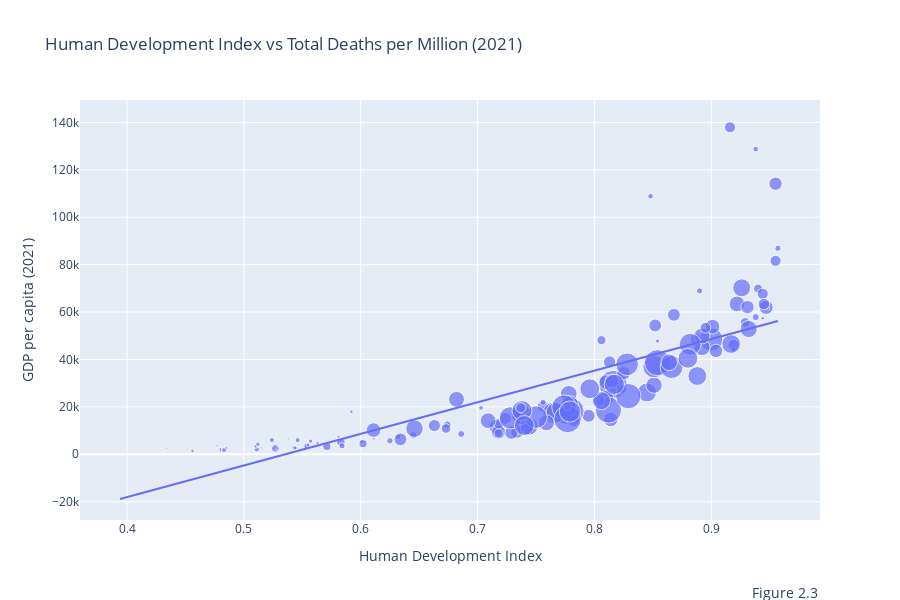

Notebook code cell kept with this figure:
### Markdown cell above
#### Argument 3:

### Code cell
import pandas as pd
import plotly.express as px

# Read the datasets
covid_df = pd.read_csv('owid-covid-data.csv')
gdp_df = pd.read_csv('GDP-data.csv', skiprows=4)

# Convert 'date' column to datetime
covid_df['date'] = pd.to_datetime(covid_df['date'])

# Extract data for 2021 and 2020
covid_2021_df = covid_df[covid_df['date'].dt.year == 2021]
covid_2020_df = covid_df[covid_df['date'].dt.year == 2020]

# Find the last available date for each location in 2021 and 2020
last_dates_2021 = covid_2021_df.groupby('location')['date'].idxmax()
last_dates_2020 = covid_2020_df.groupby('location')['date'].idxmax()

# Filter the dataframe to only include rows with the last available date for each location
covid_last_2021 = covid_2021_df.loc[last_dates_2021]
covid_last_2020 = covid_2020_df.loc[last_dates_2020]

# Select required columns
covid_deaths_2021 = covid_last_2021[['location', 'total_deaths_per_million']]
covid_deaths_2020 = covid_last_2020[['location', 'total_deaths_per_million']]

# Merge 2020 and 2021 data on location
covid_deaths = pd.merge(covid_deaths_2021, covid_deaths_2020, on='location', suffixes=('_2021', '_2020'))

# Calculate the difference in total deaths per million between 2021 and 2020
covid_deaths['total_deaths_per_million_2021'] = covid_deaths['total_deaths_per_million_2021'] - covid_deaths['total_deaths_per_million_2020']

# Preprocess GDP data
gdp_df = gdp_df.rename(columns={'Country Name': 'location'})

# Merge GDP data with COVID data
df = pd.merge(gdp_df, covid_deaths, on='location', how='inner')

# Add other required columns from the covid_last_2021 data
other_columns = covid_last_2021[['location', 'continent', 'median_age', 'people_vaccinated_per_hundred', 'total_tests_per_thousand', 'human_development_index', 'population_density', 'icu_patients_per_million']]
df = pd.merge(df, other_columns, on='location', how='inner')

# Handle NaN values in the '2021' (GDP per capita) column
df['2021'] = df['2021'].replace('..', float('nan')).astype(float)
df = df.dropna(subset=['2021', 'total_deaths_per_million_2021'])

fig4 = px.scatter(
    df,
    x="human_development_index",
    y="2021",
    size="total_deaths_per_million_2021",
    hover_name="location",
    trendline='ols',
    title="Human Development Index vs Total Deaths per Million (2021)",
    labels={
        "human_development_index": "Human Development Index",
        "2021": "GDP per capita (2021)"
    },
    height=600
)
fig4.add_annotation(text="Figure 2.3", xref="paper", yref="paper", x=1, y=-0.2, showarrow=False, align="center", font=dict(size=14))

### Figure 1 — Plotly figure (JSON) as saved in the notebook; plotly's stock layout.template omitted (floating-point values rounded to 4 significant figures; data arrays with more than 128 entries replaced by an {"elided": "..."} marker saying what was removed)
{"data": [{"hovertemplate": "<b>%{hovertext}</b><br><br>Human Development Index=%{x}<br>GDP per capita (2021)=%{y}<br>total_deaths_per_million_2021=%{marker.size}<extra></extra>", "hovertext": {"elided": "163 str values"}, "legendgroup": "", "marker": {"color": "#636efa", "size": {"elided": "163 float values"}, "sizemode": "area", "sizeref": 8.628, "symbol": "circle"}, "mode": "markers", "name": "", "orientation": "v", "showlegend": false, "type": "scatter", "x": {"elided": "163 float values"}, "xaxis": "x", "y": {"elided": "163 float values"}, "yaxis": "y"}, {"hovertemplate": "<b>OLS trendline</b><br>2021 = 133369 * human_development_index + -71410.8<br>R<sup>2</sup>=0.622125<br><br>Human Development Index=%{x}<br>GDP per capita (2021)=%{y} <b>(trend)</b><extra></extra>", "legendgroup": "", "marker": {"color": "#636efa", "symbol": "circle"}, "mode": "lines", "name": "", "showlegend": false, "type": "scatter", "x": {"elided": "147 float values"}, "xaxis": "x", "y": {"elided": "147 float values"}, "yaxis": "y"}], "layout": {"annotations": [{"align": "center", "font": {"size": 14}, "showarrow": false, "text": "Figure 2.3", "x": 1, "xref": "paper", "y": -0.2, "yref": "paper"}], "height": 600, "legend": {"itemsizing": "constant", "tracegroupgap": 0}, "title": {"text": "Human Development Index vs Total Deaths per Million (2021)"}, "xaxis": {"anchor": "y", "domain": [0, 1], "title": {"text": "Human Development Index"}}, "yaxis": {"anchor": "x", "domain": [0, 1], "title": {"text": "GDP per capita (2021)"}}}}
